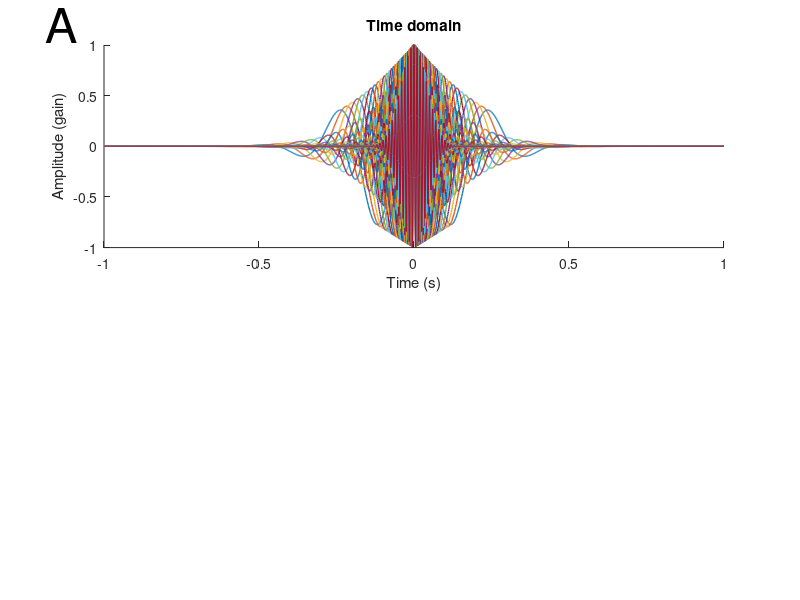

Reproduce this figure in MATLAB. (Note: this script raises an error after producing the figure.)
%% Step 1: Define Parameters for Wavelets

%initialize variables
srate = 1000; % 1,000Hz
% -500:0 baseline, 1:500 sample, 501:1310 delay (all in ms)
wavet = -1:1/srate:1; % in seconds (length doesn't matter since multiplying by zeroes won't affect convolution)
min_freq = 4; %in Hz (need several cycles in an epoch, these epochs are 500ms min so 4Hz = 2 cycles)
max_freq = 100; %nothing above 100
num_frex = 35; %50 for 200Hz, 35 for 100Hz, better for statistics mult comp corr, less smooth spectrogram
min_fwhm = .400; % in seconds (350ms)
max_fwhm = .100; % in seconds (75ms)
wavpts = length(wavet);
%there are N/2+1 frequencies between 0 and srate/2:
hz = linspace(0,srate/2,floor(wavpts/2)+1); % pos frequencies (not neg) up to Nyquist
frex = logspace(log10(min_freq),log10(max_freq),num_frex); %total num of freq's
% s    = logspace(log10(3),log10(12),num_frex)./(2*pi*frex); %width of gaussian
%fwhm of gaussian windows used to create wavelets logarithmically spaced:
fwhm = logspace(log10(min_fwhm),log10(max_fwhm),length(frex)); % in seconds
empcycles = 2.667 * (fwhm.*frex); %est # of cycles captured for ea frex (Cohen 2018)
% export_fig('fwhm smoothing','-png','-transparent'); %save transparent pdf in pwd

%% Step 2: Make wavelets, ensure they taper to 0 at either end in time domain and
% ensure Gaussian in frequency domain

% create wavelets using equation 3 from Cohen, 2018: "A better way to define
% and describe Morlet wavelets for time-frequency analysis"

% now using fwhm-specified in time domain
midp = dsearchn(wavet',0); %identify 0ms on wavelet time axis
% init outputs for empirical fwhm (time domain)
empfwhmT = zeros(length(frex),1);
for fi=1:length(frex) %loop over frequencies
    % create the Gaussian using the FWHM formula (equation 3):
    gwin = exp( (-4*log(2)*wavet.^2) ./ fwhm(fi)^2 ); 
    % measure the empirical fwhm (time domain):
    empfwhmT(fi) = wavet(midp-1+dsearchn(gwin(midp:end)',.5)) - ...
    wavet(dsearchn(gwin(1:midp)',.5));
end 
% empirical approximates specified (empfwhmT ~= fwhm)
% now make the wavelets and visualize them in time and frequency domains in
% addition to computing their fwhm 

empfwhmF = zeros(length(frex),1); %init outputs for emp fwhm (freq domain)

for fi=1:length(frex)
    %create wavelets using eq. 3: sin .* gaussian window
    wavelets(fi,:) = exp(2*1i*pi*frex(fi)*wavet).*exp( (-4*log(2)*wavet.^2) ./ fwhm(fi)^2 );
    wavelets_fft(fi,:) = fft(wavelets(fi,:)); % frequency domain (complex)
    wavelets_fft(fi,:) = wavelets_fft(fi,:)./max(wavelets_fft(fi,:)); % normalize 
    % measure the empirical fwhm (frequency domain)
    magnitude = abs(wavelets_fft(fi,1:length(hz)));
     % find left and right 1/2
    [~,peakx]  = max(wavelets_fft(fi,:)); 
    [~,left5]  = min(abs(wavelets_fft(fi,1:peakx)-.5));
    [~,right5] = min(abs(wavelets_fft(fi,peakx:end)-.5));
    right5 = right5+peakx-1;
    empfwhmF(fi) = hz(right5)-hz(left5);
end

% plot wavelets in time domain- ensure all taper to 0 (or very close)
figure(1), clf
subplot(211)
plot(wavet,real(wavelets),'linew',1)
xlabel('Time (s)'), ylabel('Amplitude (gain)')
text(wavet(1)*1.19,1.2,'A','fontsize',35); box off
title('Time domain'); ax=gca; ax.FontSize = 25;
% plot wavelets in frequency domain- ensure all are symmetric about their
% peak frequency and they taper to 0 on the ends
subplot(212)
plot(hz,abs(wavelets_fft(:,1:length(hz))).^2,'linew',2)
set(gca,'xlim',[0 120]); text(-hz(2)*24,1.08,'B','fontsize',35);
xlabel('Frequency (Hz)'), ylabel('Normalized Power')
title('Frequency domain'); ax=gca; ax.FontSize = 25; box off
% export_fig('wavelets','-png','-transparent'); %save transparent pdf in pwd

% plot FWHM in time domain to show how much temporal smoothing occurs
figure(2), clf
subplot(211)
% plot(frex,empfwhmT*1000,'o:','markersize',8,'markerfacecolor','w','linew',2)
% semilogx(frex,empfwhmT*1000,'o:','markersize',8,'markerfacecolor','w','linew',2)
semilogx(frex,empfwhmT*1000,'.','markersize',25,'markerfacecolor','b')
% set(gca,'xlim',[0 max(frex)*1.05],'ylim',[0 max(empfwhmT)*1000*1.05])
set(gca,'ylim',[0 max(empfwhmT)*1000*1.05],'xminortick','off'); 
xticks(round(frex(1:3:end),1)); ylabel('FWHM (ms)')
text(3,max(empfwhmT)*1000*1.05+35,'A','fontsize',35);
title('Temporal Resolution log-lin'); ax=gca; ax.FontSize = 25;
ax.XTickLabel=[]; box off

% plot FWHM in frequency domain to show how much spectral smoothing occurs
subplot(212)
% plot(frex,empfwhmF,'s:','markersize',10,'markerfacecolor','w','linew',2)
% semilogx(frex,empfwhmF,'s:','markersize',8,'markerfacecolor','w','linew',2)
semilogx(frex,empfwhmF,'.','markersize',25,'markerfacecolor','b')
set(gca,'ylim',[0 max(empfwhmF)*1.05],'xminortick','off')
text(3,max(empfwhmF)*1.05+1,'B','fontsize',35);
xticks(round(frex(1:2:end),1)); box off
% set(gca,'xlim',[0 max(frex)*1.05],'ylim',[0 max(empfwhmF)*1.05],'xtick',frex)
xlabel('Wavelet frequency (Hz)'), ylabel('FWHM (Hz)')
title('Spectral Resolution log-lin'); ax=gca; ax.FontSize = 25;

%% Step 3: Extract all LFPs from both monkeys, all trials and save as separate file in each session
% First, ensure extract_and_save_LFPs.m is followed to get uniform epoch-based LFPs
% epochs: 
%   504 samples in baseline
%   505 samples in cue
%   811 samples in delay
%   259 samples in match (check this)
%   2079 total samples across all chans

% init vars, run this twice (once for each monkey):
%   homepc:
path = 'G:\\monkey_data\\';
%   labpc:
%   path = 'C:\\Users\\bryan\\OneDrive\\Documents\\PhD @ FAU\\research\\High Frequency FP Activity in VWM\\'
monk = 2; %1 = clark, 2 = betty
days_betty = { '090615', '090616', '090617', '090618', '090622', '090625', '090626', '090629', '090701', '090702', '090706', '090708', '090709', '090901', '090903', '090916', '090917', '090921', '090923', '090924', '090928', '090929', '090930', '091001' };
days_clark = { '060328', '060406', '060411', '060414', '060426', '060427', '060428', '060502', '060503', '060509', '060511', '060531', '060601', '060602', '060824', '060825', '060831', '060907', '061212', '061213', '061214', '061215', '061221' };
if monk==1
    monkey='clark';
    alldays = days_clark;
    days = { days_clark, "session02", "session03" };
else
    monkey='betty';
    alldays = days_betty;
    days = { days_betty, "session01" };
end
trial_info_path = strcat(path,'%s\\%s\\%s\\trial_info.mat'); %build trial_info path
recording_info_path = strcat(path,'%s\\%s\\%s\\recording_info.mat'); %build recording_info path
lfp_path = strcat(path,'%s\\%s\\%s\\%s%s%s.all.mat'); %build lfp raw data path

% begin definining convolution parameters
n_wavelet = length(wavet);
half_of_wavelet_size = floor(n_wavelet/2)+1;
% define trial timeline
signalt = -.504:1/srate:1.574; %504 (nonzero sample) + 811 (delay) + 259 (match)=1589ms (this is in seconds)
% vector of time points to save in post-analysis downsampling
times2save = -400:10:1466; % in ms, 1466 = 505 (sample) + 811 (delay) + 150 (match)
% time vector converted to indices
times2saveidx = dsearchn((signalt.*1000)',times2save');
% % define baseline time
% baset = [-.4 -.1]; % in seconds
% baseidx = dsearchn(signalt',baset');
tic
for day=alldays %cycle through all days
    for j=2:3
        if (j==3) && (monkey=="betty") %only one session for betty
            continue %skip rest of loop
        end
        trial_infoN = sprintf(trial_info_path,monkey,day{:},days{j}); %create full path to trial_info.mat
        load(trial_infoN,'trial_info'); %load trial_info for day's trials
        recording_infoN = sprintf(recording_info_path,monkey,day{:},days{j}); %create full path to recording_info.mat
        load(recording_infoN,'recording_info'); %load recording_info for day's trials
        areas = recording_info.area;
        trial_lfp = sprintf(lfp_path,monkey,day{:},days{j},monkey,day{:},days{j}{1}(8:9));
        %load all trials across all chans in a single variable 'lfp':
        load(trial_lfp,'lfp'); %chan (recording_info.numChannels) x time (2049) x trial (trial_info.numTrials)
        for k=1:recording_info.numChannels %parse all channels                       
            signal = squeeze(lfp(k,:,:)); %rem single chan dim and confirm time x trials leftover
            reflectsig_all = zeros(size(signal,1)+2*n_wavelet,size(signal,2)); %initialize reflected signals mat
            % reflect all trials
            for signalN=1:size(signal,2) %loop through trials
                reflectsig = [ signal(n_wavelet:-1:1,signalN); signal(:,signalN); signal(end:-1:end-n_wavelet+1,signalN); ];        
                reflectsig_all(:,signalN) = reflectsig;
            end
            % concatenate into a super-trial
            reflectsig_supertri = reshape(reflectsig_all,1,[]); % reshape to 1D time-trials
%             % confirm this reflection actually works by visualization:
%             % plot original signal (example from mB chan 23 trial 500
%             figure(1), clf
%             subplot(211)
%             plot(signal(:,500)','LineWidth',2,'color','b')
%             set(gca,'xlim',[0 numel(reflectsig)]-n_wavelet)
%             ylabel('Voltage (\muV)'); title('Original Signal')
%             ax=gca; ax.FontSize = 25; x1=xticklabels; 
%             set(gca, 'XTickLabel', []); box off
%             % plot reflected signal
%             subplot(212)
%             p21=plot(n_wavelet+1:length(signal(:,500))+n_wavelet,signal(:,500),...
%                 'LineWidth',3,'color','b');
%             hold on
%             p22=plot(reflectsig,'-','LineWidth',2,'color','k');
%             p22.Color(4) = 0.35; %change transparency
%             set(gca,'xlim',[0 numel(reflectsig)])
%             title('Reflected Signal'); xlabel('Time step (ms)')
%             ylabel('Voltage (\muV)')
%             ax=gca; ax.FontSize = 25; xticklabels(x1); box off
%             legend({'original';'reflected'},'FontSize',25,'Location','best','box','off')
%             export_fig('reflected signal','-png','-transparent'); %save transparent pdf in pwd
            % step 1: finish defining convolution parameters
            n_data = length(reflectsig_supertri); % time*trials
            n_convolution = n_wavelet+n_data-1;
            % step 2: take FFTs
            fft_data = fft(reflectsig_supertri,n_convolution); % all trials for chan        
            parfor fi=1:length(frex)
                % FFT of wavelet
                fft_wavelet = fft(wavelets(fi,:),n_convolution);
                % step 3: normalize kernel by scaling amplitudes to one in the 
                % frequency domain. prevents amplitude from decreasing with 
                % increasing frequency. diff from 1/f scaling
                fft_wavelet = fft_wavelet ./ max(fft_wavelet);
                % step 4: point-wise multiply and take iFFT
                as = ifft( fft_data.*fft_wavelet ); % analytic signal
                % step 5: trim wings
                as = as(half_of_wavelet_size:end-half_of_wavelet_size+1);
                % step 6: reshape back to reflected time-by-trials
                as = reshape(as,size(reflectsig_all,1),size(reflectsig_all,2));
                % step 7: chop off the reflections
                as = as(n_wavelet+1:end-n_wavelet,:);
                % as is now a time x trial complex matrix
                ansig(k,fi,:,:) = as;
            end
        end
        lfp_as_path = strcat(path,'%s\\%s\\%s\\%s%s%s.ansig.mat'); %build lfp all analytic signals path
        lfp_as = sprintf(lfp_as_path,monkey,day{:},days{j},monkey,day{:},days{j}{1}(8:9));
        save(lfp_as,'ansig','-v7.3') %save chan x freq (35) x time (2079) x trials ansig matrix
        clear ansig
%         % testing:
%         find(ansig(:,:,:,:)==0);
%         size(ansig)
    end
end %all trial lfp's are now saved in a single file per session
toc